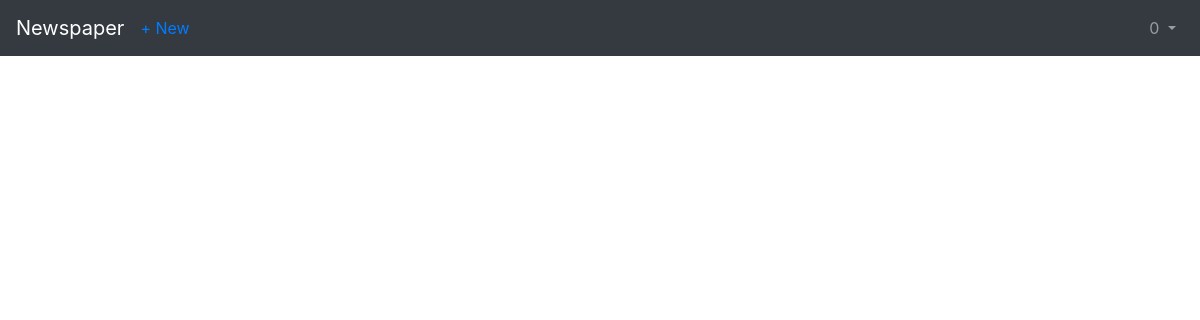
The page /articles/ (signed in) on the database as committed earlier.
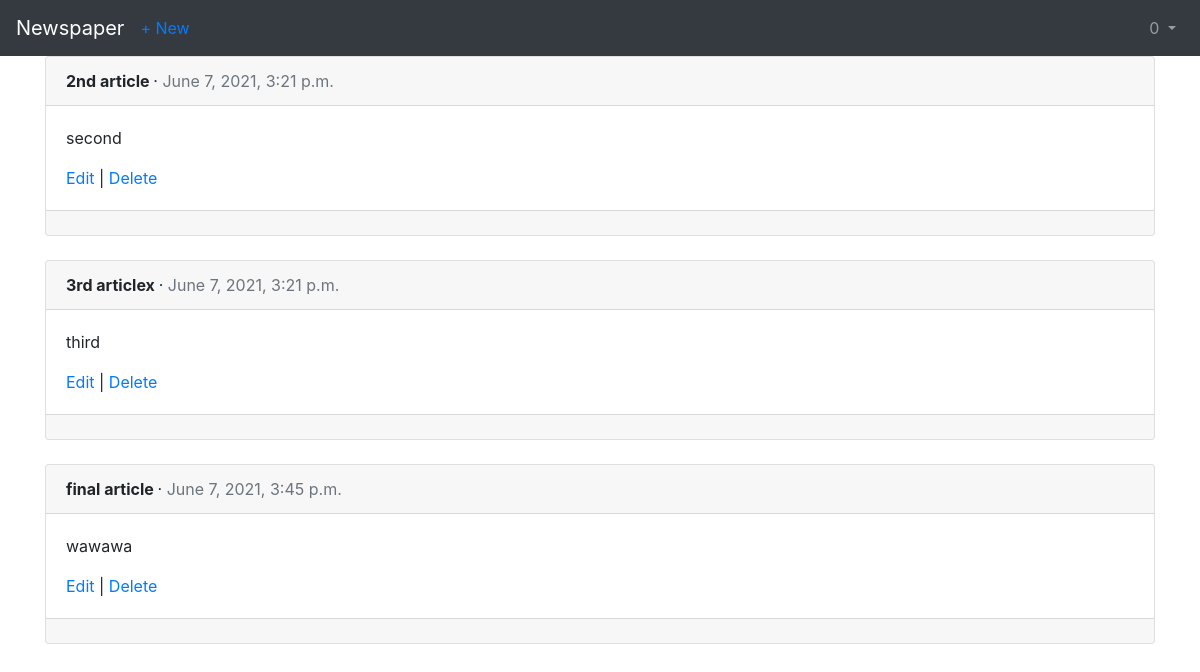
The same page on the database as committed later.
### accounts/models.py (models this page shows)
class CustomUser(AbstractUser):
    age = models.PositiveIntegerField(null=True, blank=True)

### articles/models.py (models this page shows, shortened)
class Article(models.Model):
    title = models.CharField(max_length=255)
    body = models.TextField()
    date = models.DateTimeField(auto_now_add=True)
    author = models.ForeignKey(
        get_user_model(),
        on_delete=CASCADE,
    )

### articles/views.py (the view)
# urls.py: path('', ArticleListView.as_view(), name='article_list'),
class ArticleListView(LoginRequiredMixin, ListView):
    model = Article
    template_name = 'article_list.html'
    context_object_name = 'articles'

### articles/templates/article_list.html (shortened to what this page needs)
{% extends 'base.html' %}
{% block content %}
  {% for article in articles %}
    <div class="card">
      <div class="card-header">
        <span class="font-weight-bold">
          {{ article.title }}
        </span> &middot;
        <span class="text-muted">
          {{ article.date }}
        </span>
      </div>
      <div class="card-body">
        <p>{{ article.body }}</p>
        <a href="{% url 'article_edit' article.pk %}">Edit</a> |
        <a href="{% url 'article_delete' article.pk %}">Delete</a>
      </div>
      <div class="card-footer">
      </div>
    </div>
    <br />
  {% endfor %}
{% endblock %}

### accounts/templates/base.html (shortened to what this page needs)
<!DOCTYPE html>
<html lang="en">
<head>
  <link rel="stylesheet" href="https://cdn.jsdelivr.net/npm/bootstrap@4.6.0/dist/css/bootstrap.min.css">
</head>
<body>
  <nav class="navbar navbar-expand-lg navbar-dark bg-dark">
    <a href="{% url 'home' %}" class="navbar-brand">Newspaper</a>
    <div class="collapse navbar-collapse" id="navbarSupportedContent">
      {% if user.is_authenticated %}
      <a href="{% url 'article_new' %}">+ New</a>
      <ul class="navbar-nav ml-auto">
        <li class="nav-item">
          <a class="nav-link dropdown-toggle" href="#"
            id="navbarDropdown" role="button" data-toggle="dropdown"
            aria-haspopup="true" aria-expanded="false">
              {{ user.username }}
          </a>
        </li>
      </ul>
      {% else %}
        <form class="form-inline ml-auto">
          <a href="{% url 'login' %}" class="btn btn-outline-secondary">Log In</a>
          <a href="{% url 'signup' %}" class="btn btn-primary ml-2">Sign up</a>
        </form>
      {% endif %}
    </div>
  </nav>
  <main>
    <div class="container">
      {% block content %}
      {% endblock %}
    </div>
  </main>
</body>
</html>

Rows that differ between the two databases and show on the page:
added Article: title "2nd article", date "June 7, 2021, 3:21 p.m.", body "second"
added Article: title "3rd articlex", date "June 7, 2021, 3:21 p.m.", body "third"
added Article: title "final article", date "June 7, 2021, 3:45 p.m.", body "wawawa"
